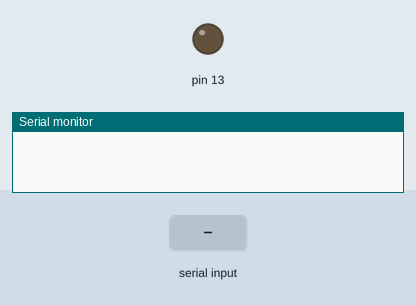
The sketch below on a simulated Arduino Uno, built with avr-gcc and run on an emulated ATmega328P. Shown: output pins drawn as LEDs (lit = HIGH), the last lines printed to the serial monitor. Inputs (shaded band) come from the test bench.

Above: at 1.2 s.
1.3 s: "1" received over Serial
At 2.4 s:
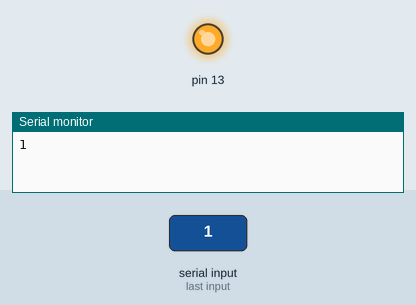
2.8 s: "0" received over Serial
At 3.6 s:
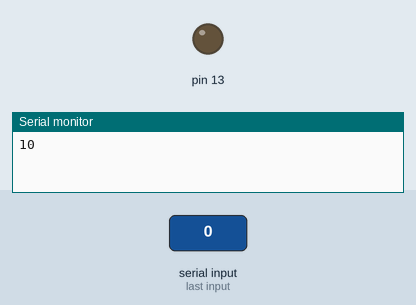
Timing chart, 0 to 5.8 s (numbered marks = the images above; inputs shaded):
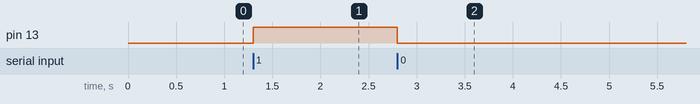

The sketch:

SaAIDS.ino
```cpp
/*

Simple Apple Detect AI System
https://github.com/techn0man1ac/AppleDetectAISystem

*/


void setup() {
  Serial.begin(115200);
  pinMode(13, OUTPUT);
}

void loop() {
  // read the sensor:
  if (Serial.available() > 0) {
    int inByte = Serial.read();
    Serial.write(inByte);

    switch (inByte) {
      case '1':
        digitalWrite(13, HIGH);
        break;

      case '0':
        digitalWrite(13, LOW);
        break;
    }
  }
}
```

Measured:
- after the input at 1.3 s, pin 13: LOW → HIGH at once
- after the input at 2.8 s, pin 13: HIGH → LOW at once
